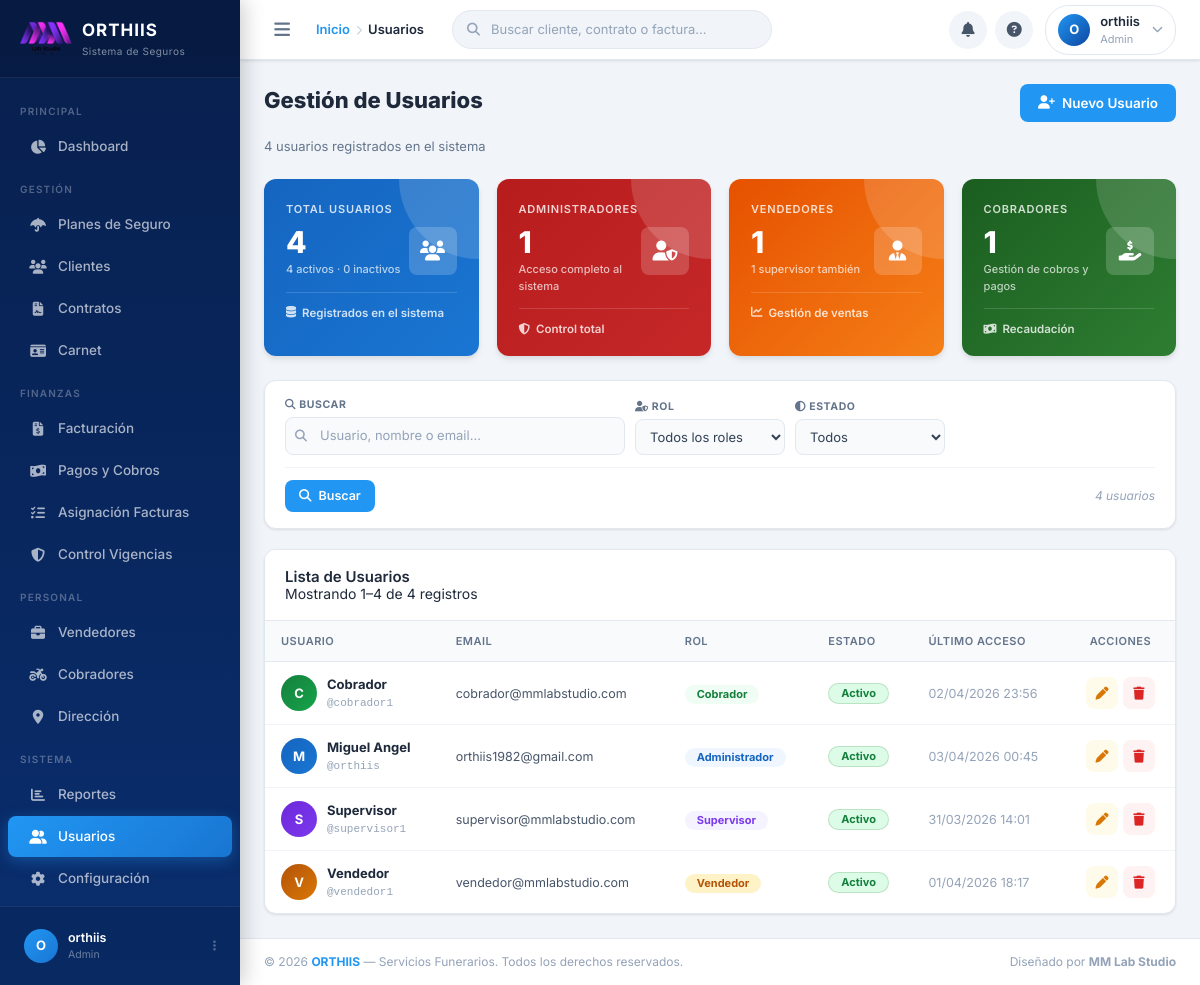
/usuarios.php (signed in), run on the app's committed database.
### tables this page shows
CREATE TABLE `configuracion_sistema` (
  `id` int(11) NOT NULL,
  `nombre_empresa` varchar(100) NOT NULL,
  `rif` varchar(20) DEFAULT NULL,
  `direccion` text DEFAULT NULL,
  `telefono` varchar(15) DEFAULT NULL,
  `celular` varchar(15) DEFAULT NULL,
  `email` varchar(100) DEFAULT NULL,
  `logo_url` varchar(255) DEFAULT NULL,
  `moneda` varchar(10) DEFAULT 'USD',
  `dias_gracia_pago` int(11) DEFAULT 5,
  `formato_factura` text DEFAULT NULL,
  `created_at` timestamp NOT NULL DEFAULT current_timestamp(),
  `updated_at` timestamp NOT NULL DEFAULT current_timestamp() ON UPDATE current_timestamp()
);

CREATE TABLE `usuarios` (
  `id` int(11) NOT NULL,
  `usuario` varchar(50) NOT NULL,
  `password` varchar(255) NOT NULL,
  `nombre` varchar(100) NOT NULL,
  `email` varchar(100) NOT NULL,
  `rol` enum('admin','vendedor','cobrador','supervisor') NOT NULL DEFAULT 'cobrador',
  `estado` enum('activo','inactivo') DEFAULT 'activo',
  `ultimo_acceso` datetime DEFAULT NULL,
  `created_at` timestamp NOT NULL DEFAULT current_timestamp(),
  `updated_at` timestamp NOT NULL DEFAULT current_timestamp() ON UPDATE current_timestamp()
);

### usuarios.php (the view, shortened to what the rows shown need)
<?php
require_once 'config.php';
$registros_por_pagina = isset($_COOKIE['usuarios_por_pagina']) ? (int)$_COOKIE['usuarios_por_pagina'] : 15;
$pagina_actual        = max(1, intval($_GET['pagina'] ?? 1));
$offset               = ($pagina_actual - 1) * $registros_por_pagina;
$where  = "1=1";
$params = [];
$stmtList = $conn->prepare("
    SELECT u.*
    FROM usuarios u
    WHERE $where
    ORDER BY u.nombre ASC
    LIMIT ? OFFSET ?
");
$allParams = array_merge($params, [$registros_por_pagina, $offset]);
foreach ($allParams as $i => $v) {
    $stmtList->bindValue($i + 1, $v, is_int($v) ? PDO::PARAM_INT : PDO::PARAM_STR);
}
$stmtList->execute();
$usuarios = $stmtList->fetchAll();
$allUsers = $conn->query("SELECT rol, estado FROM usuarios")->fetchAll();
$stats = [
    'total'        => count($allUsers),
    'activos'      => count(array_filter($allUsers, fn($u) => $u['estado'] === 'activo')),
    'inactivos'    => count(array_filter($allUsers, fn($u) => $u['estado'] === 'inactivo')),
    'admins'       => count(array_filter($allUsers, fn($u) => $u['rol'] === 'admin')),
    'vendedores'   => count(array_filter($allUsers, fn($u) => $u['rol'] === 'vendedor')),
    'cobradores'   => count(array_filter($allUsers, fn($u) => $u['rol'] === 'cobrador')),
    'supervisores' => count(array_filter($allUsers, fn($u) => $u['rol'] === 'supervisor')),
];
require_once 'header.php';
?>
<div class="kpi-usuarios fade-in delay-1">
    <div class="kpi-card" style="background:linear-gradient(135deg,#B71C1C,#C62828);">
        <div class="kpi-top">
            <div>
                <div class="kpi-value"><?php echo $stats['admins']; ?></div>
                <div class="kpi-sub">Acceso completo al sistema</div>
            </div>
        </div>
    </div>
    <div class="kpi-card" style="background:linear-gradient(135deg,#E65100,#F57F17);">
        <div class="kpi-top">
            <div>
                <div class="kpi-value"><?php echo $stats['vendedores']; ?></div>
                <div class="kpi-sub"><?php echo $stats['supervisores']; ?> supervisor<?php echo $stats['supervisores'] !== 1 ? 'es' : ''; ?> también</div>
            </div>
        </div>
    </div>
    <div class="kpi-card" style="background:linear-gradient(135deg,#1B5E20,#2E7D32);">
        <div class="kpi-top">
            <div>
                <div class="kpi-value"><?php echo $stats['cobradores']; ?></div>
                <div class="kpi-sub">Gestión de cobros y pagos</div>
            </div>
        </div>
    </div>
</div>
<div class="card fade-in">
    <div style="overflow-x:auto;">
        <table class="data-table">
            <thead>
                <tr>
                    <th>Usuario</th>
                    <th>Email</th>
                    <th>Rol</th>
                    <th>Estado</th>
                    <th>Último Acceso</th>
                    <th style="text-align:center;">Acciones</th>
                </tr>
            </thead>
            <tbody>
            <?php if (!empty($usuarios)): ?>
                <?php foreach ($usuarios as $u):
                    $esSelf   = ($u['id'] == ($_SESSION['id'] ?? 0));
                    $rolColor = [
                        'admin'      => 'linear-gradient(135deg,#1565C0,#1976D2)',
                        'vendedor'   => 'linear-gradient(135deg,#B45309,#D97706)',
                        'cobrador'   => 'linear-gradient(135deg,#15803D,#16A34A)',
                        'supervisor' => 'linear-gradient(135deg,#6D28D9,#7C3AED)',
                    ][$u['rol']] ?? 'linear-gradient(135deg,var(--gray-500),var(--gray-600))';
                    $initial  = strtoupper(mb_substr($u['nombre'], 0, 1));
                ?>
                <tr>
                    <td>
                        <div style="display:flex;align-items:center;gap:10px;">
                            <div class="user-avatar" style="background:<?php echo $rolColor; ?>;">
                                <?php echo $initial; ?>
                            </div>
                            <div>
                                <div class="user-name">
                                    <?php echo htmlspecialchars($u['nombre']); ?>
                                </div>
                                <div class="user-login">@<?php echo htmlspecialchars($u['usuario']); ?></div>
                            </div>
                        </div>
                    </td>
                    <td><span class="td-email"><?php echo htmlspecialchars($u['email']); ?></span></td>
                    <td>
                        <span class="badge badge-<?php echo $u['rol']; ?>">
                            <?php
                            $rolLabels = [
                                'admin'      => 'Administrador',
                                'vendedor'   => 'Vendedor',
                                'cobrador'   => 'Cobrador',
                                'supervisor' => 'Supervisor',
                            ];
                            echo $rolLabels[$u['rol']] ?? ucfirst($u['rol']);
                            ?>
                        </span>
                    </td>
                    <td>
                        <span class="badge badge-<?php echo $u['estado']; ?>">
                            <?php echo ucfirst($u['estado']); ?>
                        </span>
                    </td>
                    <td>
                        <span class="td-muted">
                            <?php echo $u['ultimo_acceso']
                                ? date('d/m/Y H:i', strtotime($u['ultimo_acceso']))
                                : '—'; ?>
                        </span>
                    </td>
                    <td>
                        <div class="tbl-actions">
                            <button class="btn-tbl edit" title="Editar usuario"
                                    onclick='editarUsuario(<?php echo json_encode([
                                        "id"      => $u["id"],
                                        "usuario" => $u["usuario"],
                                        "nombre"  => $u["nombre"],
                                        "email"   => $u["email"],
                                        "rol"     => $u["rol"],
                                        "estado"  => $u["estado"],
                                    ], JSON_HEX_APOS|JSON_HEX_QUOT); ?>)'>
                                <i class="fas fa-pen"></i>
                            </button>
                            <button class="btn-tbl del <?php echo $esSelf ? 'disabled' : ''; ?>"
                                    title="<?php echo $esSelf ? 'No puedes eliminar tu propia cuenta' : 'Eliminar usuario'; ?>"
                                    <?php echo $esSelf ? 'disabled' : ''; ?>
                                    onclick='<?php echo $esSelf ? '' : 'confirmarEliminar(' . json_encode([
                                        "id"      => $u["id"],
                                        "usuario" => $u["usuario"],
                                        "nombre"  => $u["nombre"],
                                        "rol"     => $u["rol"],
                                    ], JSON_HEX_APOS|JSON_HEX_QUOT) . ')'; ?>'>
                                <i class="fas fa-trash"></i>
                            </button>
                        </div>
                    </td>
                </tr>
                <?php endforeach; ?>
            <?php endif; ?>
            </tbody>
        </table>
    </div>
</div>
<?php require_once 'footer.php'; ?>

### header.php (shortened to what the rows shown need)
<?php
require_once 'config.php';
require_once 'toast.php';
$stmtConfig = $conn->prepare("SELECT logo_url FROM configuracion_sistema WHERE id = 1");
$stmtConfig->execute();
$config = $stmtConfig->fetch();
?>
<!DOCTYPE html>
<html lang="es">
<head>
    <link href="https://cdnjs.cloudflare.com/ajax/libs/font-awesome/6.5.0/css/all.min.css" rel="stylesheet">
    <link rel="stylesheet" href="https://cdn.jsdelivr.net/npm/toastify-js/src/toastify.min.css">
    <link href="https://cdn.jsdelivr.net/npm/bootstrap@5.1.3/dist/css/bootstrap.min.css" rel="stylesheet">
    <link rel="stylesheet" href="https://cdn.jsdelivr.net/npm/bootstrap@4.6.2/dist/css/bootstrap.min.css">
    <link rel="stylesheet" href="styles.css">
    <?php echo Toast::render(); ?>
</head>
<body>
<aside class="sidebar" id="sidebar">
    <div class="sidebar-brand">
        <?php if (!empty($config['logo_url'])): ?>
            <img src="<?php echo htmlspecialchars($config['logo_url']); ?>"
                 alt="Orthiis Logo"
                 style="height:34px;width:auto;border-radius:8px;object-fit:contain;">
        <?php else: ?>
            <div class="brand-icon">
                <i class="fas fa-shield-halved"></i>
            </div>
        <?php endif; ?>
        <div class="brand-text">
            <div class="brand-name">ORTHIIS</div>
            <div class="brand-sub">Sistema de Seguros</div>
        </div>
    </div>
</aside>
<div class="main-wrapper" id="mainWrapper">
    <div class="page-content">

### data on the page
configuracion_sistema: logo_url (picture)
usuarios: id "1", nombre "M", nombre "Miguel Angel", usuario "orthiis", email "orthiis1982@gmail.com", rol "Administrador", estado "Activo", ultimo_acceso "03/04/2026 00:45"
usuarios: nombre "C", nombre "Cobrador", usuario "cobrador1", email "cobrador@mmlabstudio.com", rol "Cobrador", estado "Activo", ultimo_acceso "02/04/2026 23:56"
usuarios: nombre "S", nombre "Supervisor", usuario "supervisor1", email "supervisor@mmlabstudio.com", rol "Supervisor", estado "Activo", ultimo_acceso "31/03/2026 14:01"
usuarios: nombre "V", nombre "Vendedor", usuario "vendedor1", email "vendedor@mmlabstudio.com", rol "Vendedor", estado "Activo", ultimo_acceso "01/04/2026 18:17"

### other printed values
$iniciales "O"
$usuarioNombre "orthiis"
$usuarioRol "Admin"
$tituloActual "Usuarios"
$total_registros "4"
$stats['total'] "4"
$stats['activos'] "4"
$stats['inactivos'] "0"
min($offset+1, $total_registros) "1"
min($offset+$registros_por_pagina, $total_registros) "4"
